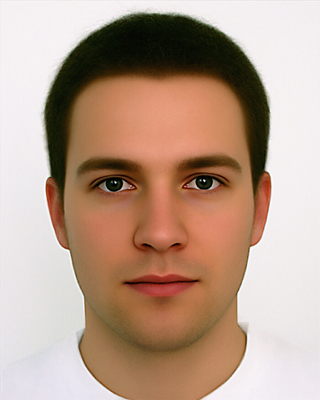
#> input picture image_four.jpg, 320 x 400 px
$ python -i skintest.py   (imports and definitions only)
#> lines starting #> are read from the running program, lines starting #| are printed output that depends on the picture; after the words box and inside, x2 and y2 are one past the last pixel; in counts of white or black regions, pixels touching at a corner belong together
import cv2
import numpy as np

def detect_skin(image_path):
    # بارگذاری تصویر
#> called with image_path = 'image_four.jpg'
    img = cv2.imread(image_path)
#> img is the input picture: shape (400, 320, 3); mean B, G, R 140.9, 158, 184.4

    if img is None:
        print("Error: Image not found.")
        return None

    # 1. تبدیل تصویر به سیاه و سفید (Grayscale)
    gray = cv2.cvtColor(img, cv2.COLOR_BGR2GRAY)
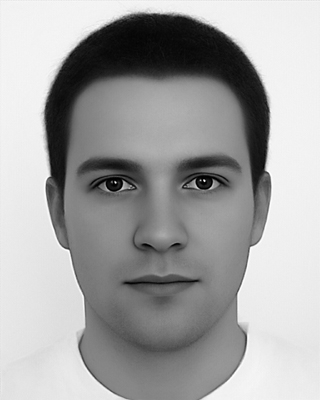
#> gray: shape (400, 320); min 0, max 255, mean 164

    # 2. افزایش شدت رنگ (Contrast) با استفاده از اعمال تبدیل خطی
    # افزایش کنتراست
    enhanced = cv2.convertScaleAbs(gray, alpha=2.0, beta=0)
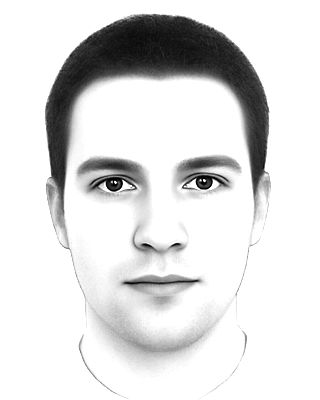
#> enhanced: shape (400, 320); min 0, max 255, mean 221.9

    # 3. تبدیل تصویر به فضای رنگی HSV
    img_hsv = cv2.cvtColor(img, cv2.COLOR_BGR2HSV)
#> img_hsv: shape (400, 320, 3); mean H, S, V 57.5, 85.6, 185.1

    # 4. تعریف محدوده‌های رنگی پوست در فضای HSV
    lower_hsv = np.array([0, 20, 70], dtype=np.uint8)  # پایین‌ترین حد
    upper_hsv = np.array([20, 255, 255], dtype=np.uint8)  # بالاترین حد

    # 5. ساخت ماسک برای شناسایی پوست
    skin_mask = cv2.inRange(img_hsv, lower_hsv, upper_hsv)
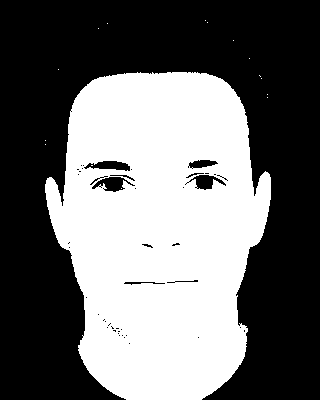
#> skin_mask: shape (400, 320); 42.9% white; 16 white regions (15 under 20 px), largest, box (x1, y1, x2, y2) and area: (45, 72, 271, 400) 54920

    # 6. ایجاد یک تصویر سیاه با ابعاد همان تصویر ورودی
    output = np.zeros_like(img)

    # 7. اعمال ماسک پوست: قسمت‌های پوست سفید و بقیه سیاه
    output[skin_mask == 255] = (255, 255, 255)  # سفید کردن قسمت‌های پوست

    # 8. برگشت دادن تصویر خروجی
    return output

# [9 lines of commented-out code are left out]

>>> result = detect_skin('image_four.jpg')

$ run again, on image_three.jpg
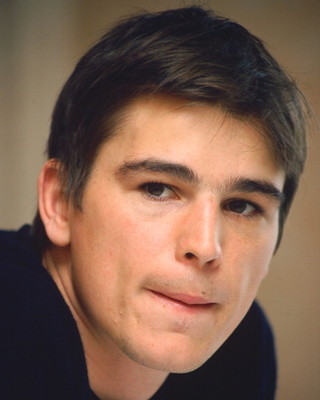
#> input picture image_three.jpg, 320 x 400 px
#> in detect_skin, img is the input picture: shape (400, 320, 3); mean B, G, R 78.2, 95.2, 125.5
#> in detect_skin, `enhanced = cv2.convertScaleAbs(gray, alpha=2.0, beta=0)`:
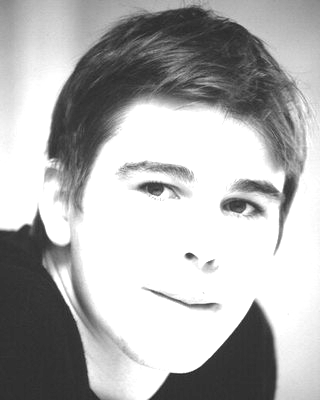
#> enhanced: shape (400, 320); min 28, max 255, mean 177.2
#> img_hsv: shape (400, 320, 3); mean H, S, V 44.4, 91.5, 126.9
#> in detect_skin, `skin_mask = cv2.inRange(img_hsv, lower_hsv, upper_hsv)`:
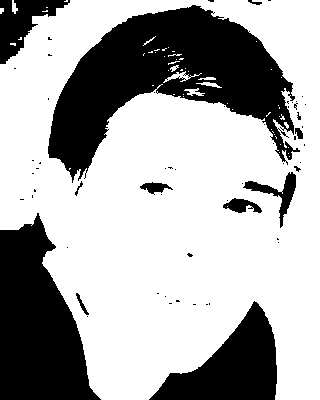
#> skin_mask: shape (400, 320); 67.1% white; 60 black regions (48 under 20 px), largest, box (x1, y1, x2, y2) and area: (48, 5, 300, 183) 20207, (0, 213, 101, 400) 11999, (149, 301, 277, 400) 6303
